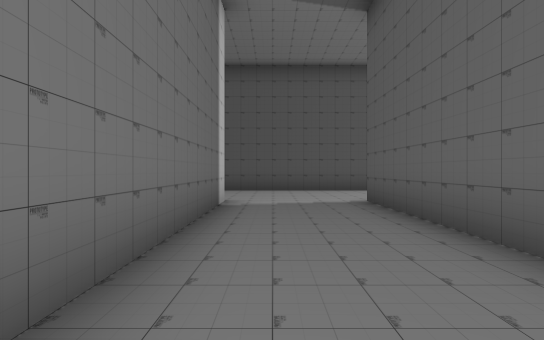
[1] (above)

24 first-person views from a walk through a 3-D level made in the Unity game engine. The camera is 1.3 m above the floor, looks level and sees 80° across. The floor is counted in squares, 2 m on a side. Each view is taken from the middle of a square. On the plan, view 1 faces up. The plan holds only what a view shows up to about 10 squares ahead; the rest is blank. The place goes on beyond the plan.

[2]
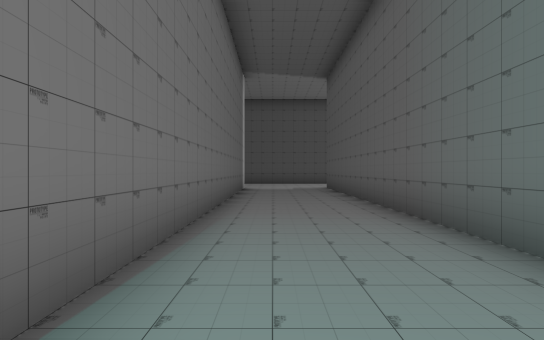

[3]
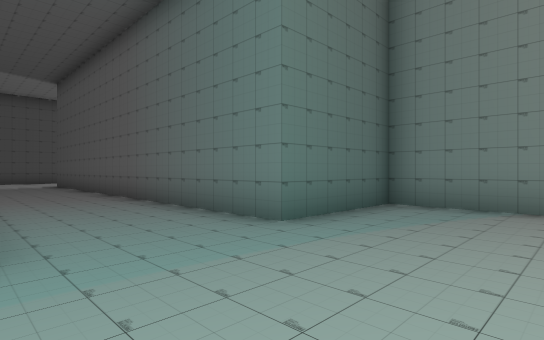

[4]
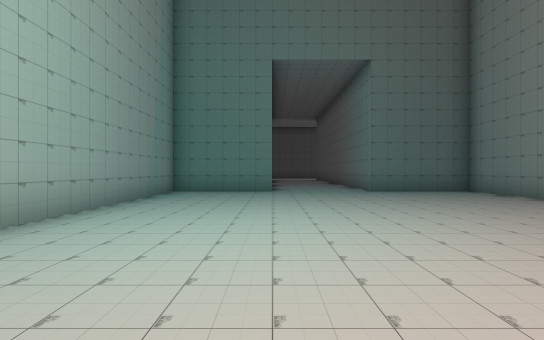

[5]
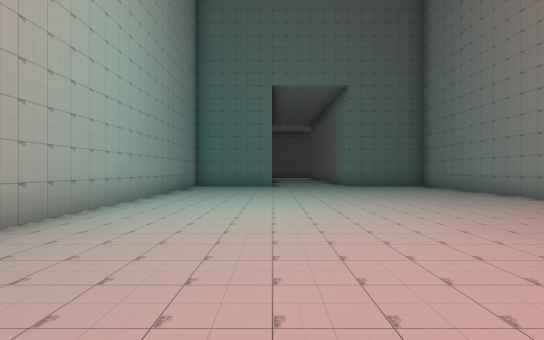

[6]
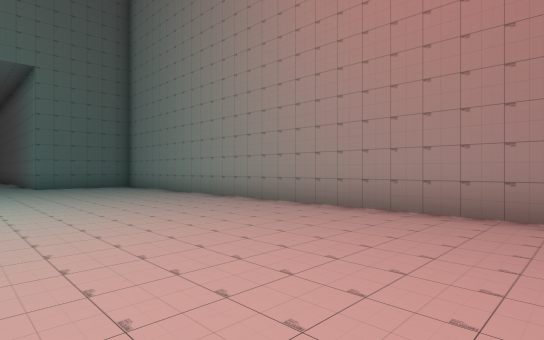

[7]
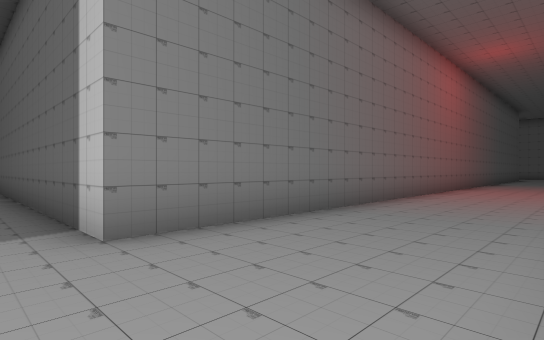

[8]
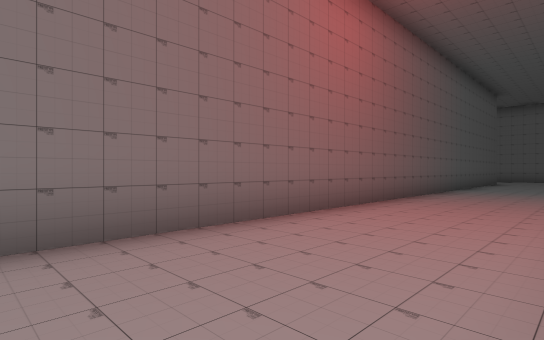

[9]
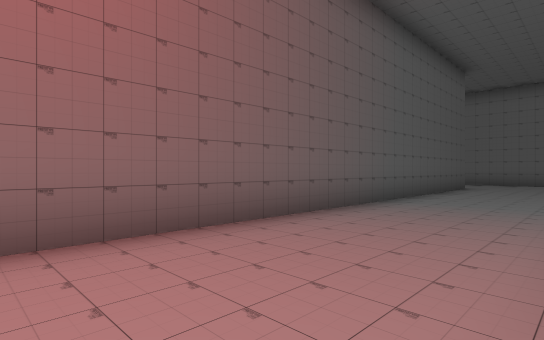

[10]
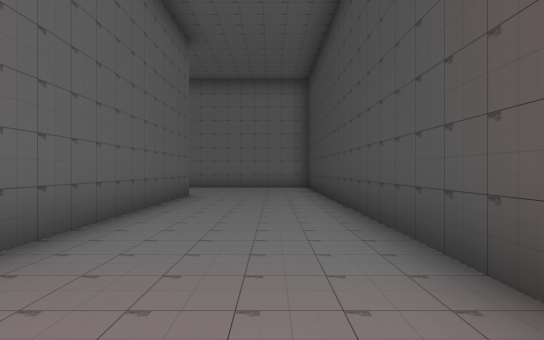

[11]
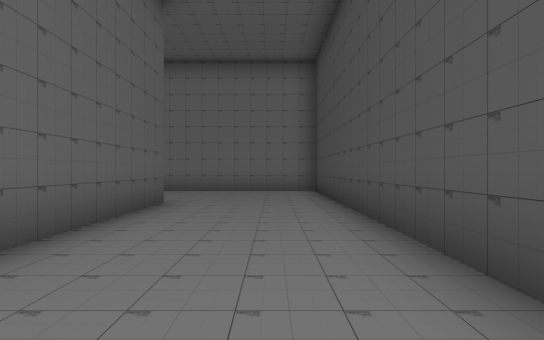

[12]
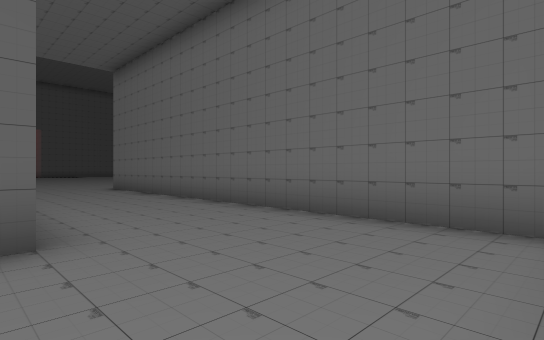

[13]
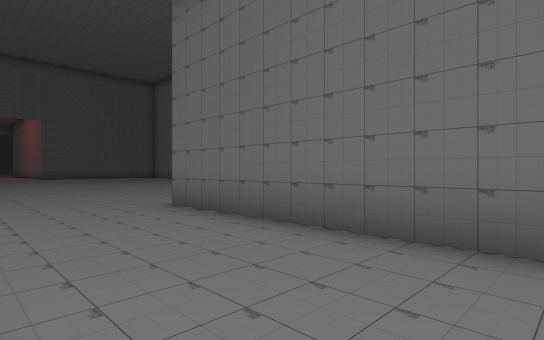

[14]
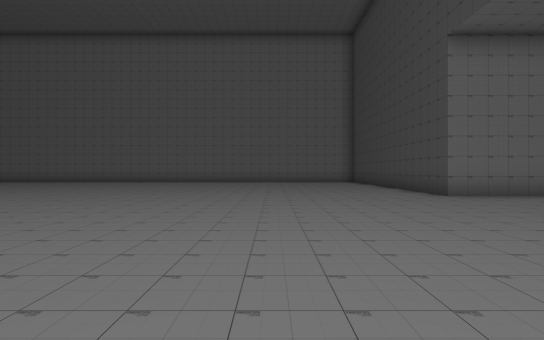

[15]
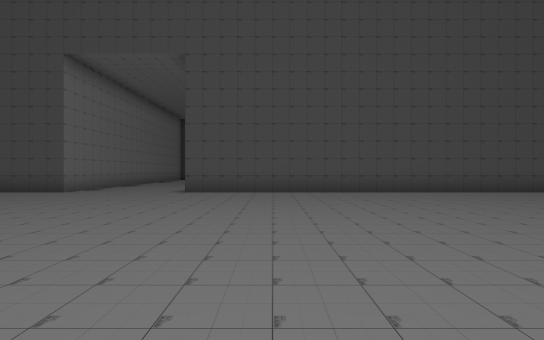

[16]
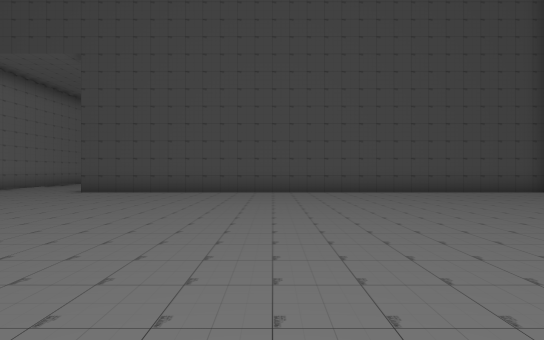

[17]
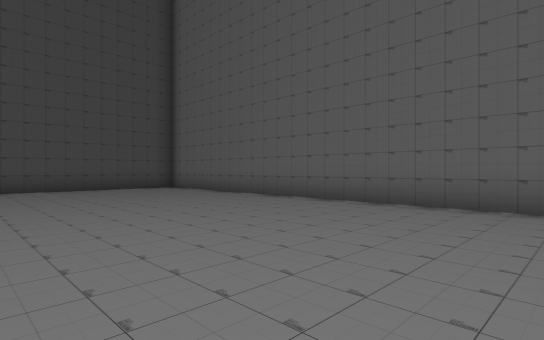

[18]
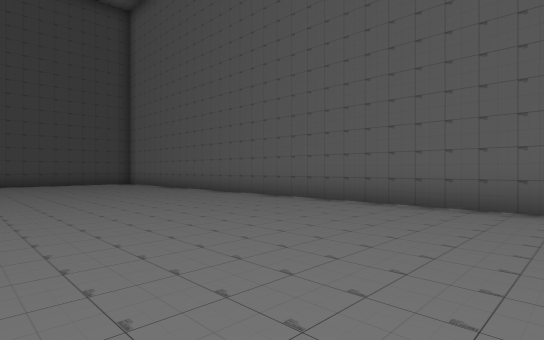

[19]
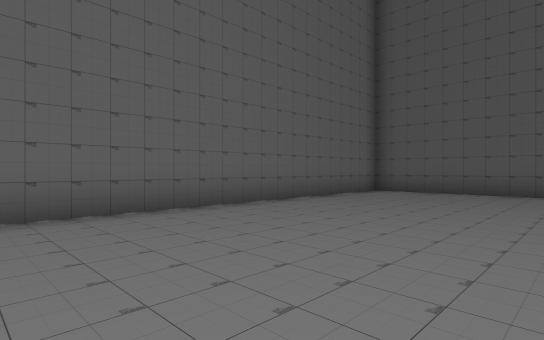

[20]
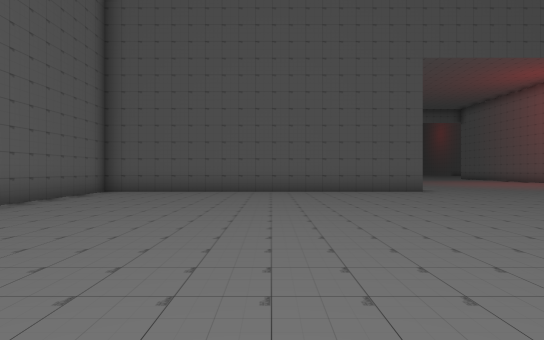

[21]
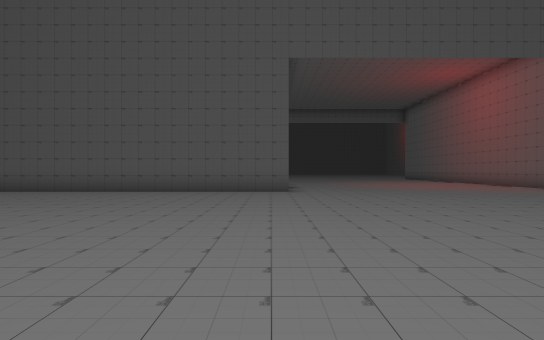

[22]
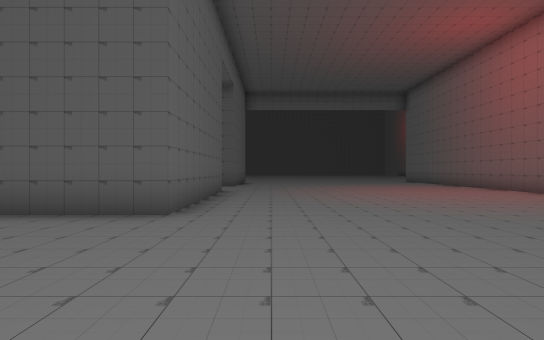

[23]
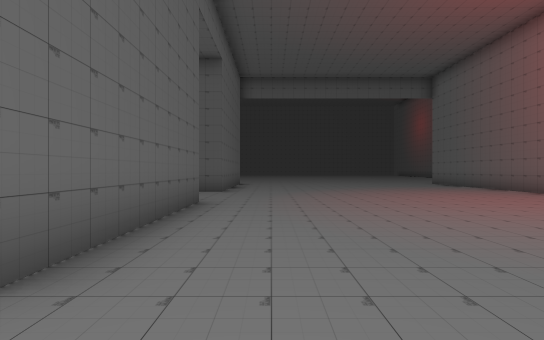

[24]
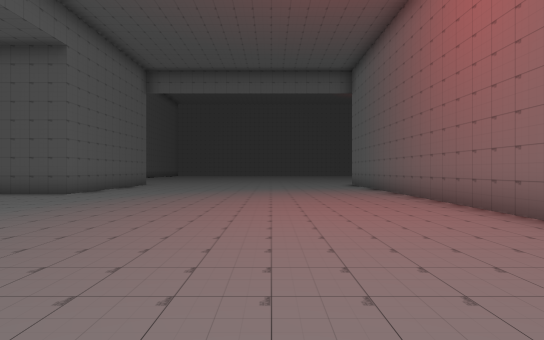

### Floor plan
Points are (right, up) in squares from view 1. A wall is a line through its corners. A room is listed if a view was taken in it or the views show most of it. See-through windows are left out.
Room 1 (views 1, 2, 3, 4, 5, 6)
walls: (-1, -5.2) (-4, -5.2) (-4, -14.5); (5, -17.6) (5, -5.2) (2, -5.2) (2, 6.9); (-1, 6.8) (-1, -3.9)
ways out: opening at (0.5, 7) to room 2
Room 2 (views 7, 8, 9, 10, 11, 12, 13, 14, 15, 16, 17, 18, 19, 20, 21, 22, 23, 24)
walls: (-10.1, -1.7) (-23.5, -1.7); (-19.5, -27.6) (-19.5, -22.7) (-10, -22.7) (-10, -4.9); (-28.5, -26.1) (-28.5, -32); (-23.5, 6.8) (-1, 6.8); (-19.5, -32) (-19.5, -30.7) (-17.6, -30.7); (-16.5, 10.3) (-27, 10.3) (-27, -1.7) (-29, -1.7)
ways out: opening at (0.5, 7) to room 1

Where each view was taken, in squares from view 1:
view 1: 0 up, 0 right, facing up
view 2: 5 down, 0 right, facing up
view 3: 8 down, 1 left, facing up-right
view 4: 15 down, 1 left, facing up
view 5: 18 down, 1 left, facing up
view 6: 18 down, 0 right, facing up-right
view 7: 10 up, 0 right, facing down-left
view 8: 10 up, 6 left, facing down-left
view 9: 10 up, 11 left, facing down-left
view 10: 9 up, 15 left, facing left
view 11: 9 up, 17 left, facing left
view 12: 10 up, 23 left, facing down-left
view 13: 4 up, 24 left, facing down-left
view 14: 6 down, 19 left, facing left
view 15: 11 down, 21 left, facing up
view 16: 11 down, 18 left, facing up
view 17: 13 down, 16 left, facing up-right
view 18: 17 down, 16 left, facing up-right
view 19: 13 down, 15 left, facing down-right
view 20: 13 down, 15 left, facing down
view 21: 13 down, 19 left, facing down
view 22: 18 down, 21 left, facing down
view 23: 21 down, 21 left, facing down
view 24: 22 down, 25 left, facing down
